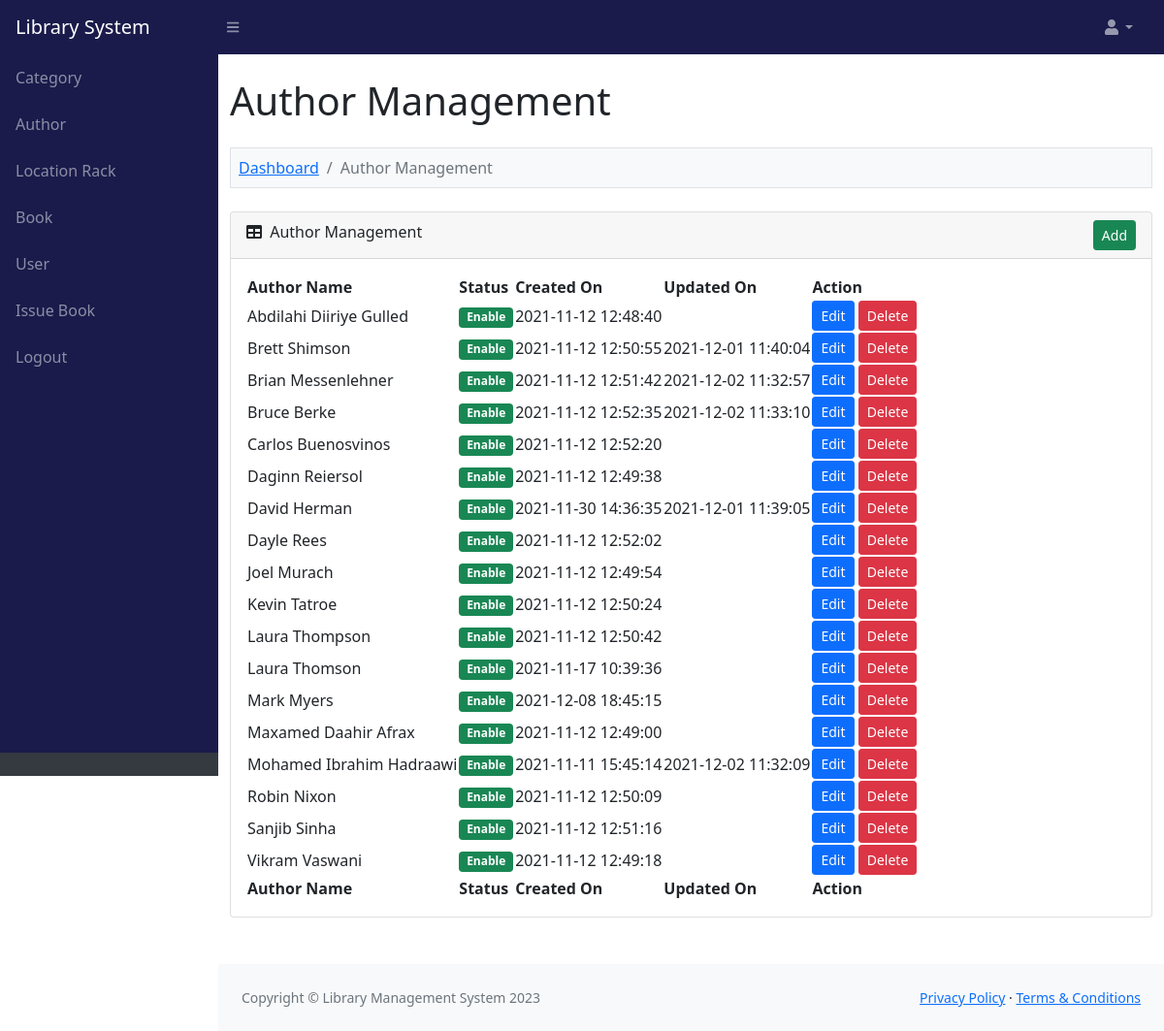
Screenshot of /admin/author.php (signed in) with the database file from the repository.
### tables this page shows
CREATE TABLE `lms_author` (
  `author_id` int(11) NOT NULL,
  `author_name` varchar(200) NOT NULL,
  `author_status` enum('Enable','Disable') NOT NULL,
  `author_created_on` varchar(30) NOT NULL,
  `author_updated_on` varchar(30) NOT NULL
);

### function.php (called while the page is built, shortened)
<?php
function convert_data($string, $action = 'encrypt')
{
	$encrypt_method = "AES-256-CBC";
	$secret_key = 'AA74CDCC2BBRT935136HH7B63C27';
	$secret_iv = '5fgf5HJ5g27';
	$key = hash('sha256', $secret_key);
	$iv = substr(hash('sha256', $secret_iv), 0, 16);
	if ($action == 'encrypt') {
		$output = openssl_encrypt($string, $encrypt_method, $key, 0, $iv);
		$output = base64_encode($output);
	} else if ($action == 'decrypt') {
		$output = openssl_decrypt(base64_decode($string), $encrypt_method, $key, 0, $iv);
	}
	return $output;
}
?>

### admin/author.php (the view, shortened to what this page needs)
<?php
include '../database_connection.php';
include '../function.php';
$error = '';
$query = "
	SELECT * FROM lms_author
    ORDER BY author_name ASC
";
$statement = $connect->prepare($query);
$statement->execute();
include '../header.php';
?>
<div class="container-fluid py-4" style="min-height: 700px;">
	<h1>Author Management</h1>
	<?php
	if(isset($_GET["action"]))
	{
		if($_GET["action"] == "add")
		{
	?>
	<ol class="breadcrumb mt-4 mb-4 bg-light p-2 border">
		<li class="breadcrumb-item"><a href="index.php">Dashboard</a></li>
        <li class="breadcrumb-item"><a href="author.php">Author Management</a></li>
        <li class="breadcrumb-item active">Add Author</li>
    </ol>
    <div class="row">
    	<div class="col-md-6">
    		<?php
    		if($error != '')
    		{
    			echo '<div class="alert alert-danger alert-dismissible fade show" role="alert"><ul class="list-unstyled">'.$error.'</ul> <button type="button" class="btn-close" data-bs-dismiss="alert" aria-label="Close"></button></div>';
    		}
    		?>
    		<div class="card mb-4">
    			<div class="card-header">
    				<i class="fas fa-user-plus"></i> Add New Author
                </div>
                <div class="card-body">
                	<form method="post">
                		<div class="mb-3">
                			<label class="form-label">Author Name</label>
                			<input type="text" name="author_name" id="author_name" class="form-control" />
                		</div>
                		<div class="mt-4 mb-0">
                			<input type="submit" name="add_author" class="btn btn-success" value="Add" />
                		</div>
                	</form>
                </div>
            </div>
    	</div>
    </div>
	<?php
		}
		else if($_GET["action"] == 'edit')
		{
			$author_id = convert_data($_GET["code"], 'decrypt');
			if($author_id > 0)
			{
				$query = "
				SELECT * FROM lms_author
                WHERE author_id = '$author_id'
				";
				$author_result = $connect->query($query);
				foreach($author_result as $author_row)
				{
	?>
	<ol class="breadcrumb mt-4 mb-4 bg-light p-2 border">
		<li class="breadcrumb-item"><a href="index.php">Dashboard</a></li>
        <li class="breadcrumb-item"><a href="author.php">Author Management</a></li>
        <li class="breadcrumb-item active">Edit Author</li>
    </ol>
    <div class="row">
    	<div class="col-md-6">
    		<div class="card mb-4">
    			<div class="card-header">
    				<i class="fas fa-user-edit"></i> Edit Author Details
    			</div>
    			<div class="card-body">
    				<form method="post">
    					<div class="mb-3">
    						<label class="form-label">Author Name</label>
    						<input type="text" name="author_name" id="author_name" class="form-control" value="<?php echo $author_row['author_name']; ?>" />
    					</div>
    					<div class="mt-4 mb-0">
    						<input type="hidden" name="author_id" value="<?php echo $_GET['code']; ?>" />
    						<input type="submit" name="edit_author" class="btn btn-primary" value="Edit" />
    					</div>
    				</form>
    			</div>
    		</div>
    	</div>
    </div>
	<?php
				}
			}
		}
	}
	else
	{
	?>
	<ol class="breadcrumb mt-4 mb-4 bg-light p-2 border">
		<li class="breadcrumb-item"><a href="index.php">Dashboard</a></li>
		<li class="breadcrumb-item active">Author Management</li>
	</ol>
	<div class="card mb-4">
		<div class="card-header">
			<div class="row">
				<div class="col col-md-6">
					<i class="fas fa-table me-1"></i> Author Management
				</div>
				<div class="col col-md-6" align="right">
					<a href="author.php?action=add" class="btn btn-success btn-sm">Add</a>
				</div>
			</div>
		</div>
		<div class="card-body">
			<table id="datatablesSimple">
				<thead>
					<tr>
						<th>Author Name</th>
						<th>Status</th>
						<th>Created On</th>
						<th>Updated On</th>
						<th>Action</th>
					</tr>
				</thead>
				<tfoot>
					<tr>
						<th>Author Name</th>
						<th>Status</th>
						<th>Created On</th>
						<th>Updated On</th>
						<th>Action</th>
					</tr>
				</tfoot>
				<tbody>
				<?php
				if($statement->rowCount() > 0)
				{
					foreach($statement->fetchAll() as $row)
					{
						$author_status = '';
						if($row['author_status'] == 'Enable')
						{
							$author_status = '<div class="badge bg-success">Enable</div>';
						}
						else
						{
							$author_status = '<div class="badge bg-danger">Disable</div>';
						}
						echo '
						<tr>
							<td>'.$row["author_name"].'</td>
							<td>'.$author_status.'</td>
							<td>'.$row["author_created_on"].'</td>
							<td>'.$row["author_updated_on"].'</td>
							<td>
								<a href="author.php?action=edit&code='.convert_data($row["author_id"]).'" class="btn btn-sm btn-primary">Edit</a>
								<button type="button" name="delete_button" class="btn btn-danger btn-sm" onclick="delete_data(`'.$row["author_id"].'`, `'.$row["author_status"].'`)">Delete</button>
							</td>
						</tr>
						';
					}
				}
				else
				{
					echo '
					<tr>
						<td colspan="4" class="text-center">No Data Found</td>
					</tr>
					';
				}
				?>
				</tbody>
			</table>
		</div>
	</div>
	<?php
	}
	?>
</div>
<?php
include '../footer.php';
?>

### rows the page displays
lms_author: author_name "Abdilahi Diiriye Gulled", author_status "Enable", author_created_on "2021-11-12 12:48:40"
lms_author: author_name "Brett Shimson", author_status "Enable", author_created_on "2021-11-12 12:50:55", author_updated_on "2021-12-01 11:40:04"
lms_author: author_name "Brian Messenlehner", author_status "Enable", author_created_on "2021-11-12 12:51:42", author_updated_on "2021-12-02 11:32:57"
lms_author: author_name "Bruce Berke", author_status "Enable", author_created_on "2021-11-12 12:52:35", author_updated_on "2021-12-02 11:33:10"
lms_author: author_name "Carlos Buenosvinos", author_status "Enable", author_created_on "2021-11-12 12:52:20"
lms_author: author_name "Daginn Reiersol", author_status "Enable", author_created_on "2021-11-12 12:49:38"
lms_author: author_name "David Herman", author_status "Enable", author_created_on "2021-11-30 14:36:35", author_updated_on "2021-12-01 11:39:05"
lms_author: author_name "Dayle Rees", author_status "Enable", author_created_on "2021-11-12 12:52:02"
lms_author: author_name "Joel Murach", author_status "Enable", author_created_on "2021-11-12 12:49:54"
lms_author: author_name "Kevin Tatroe", author_status "Enable", author_created_on "2021-11-12 12:50:24"
lms_author: author_name "Laura Thompson", author_status "Enable", author_created_on "2021-11-12 12:50:42"
lms_author: author_name "Laura Thomson", author_status "Enable", author_created_on "2021-11-17 10:39:36"
lms_author: author_name "Mark Myers", author_status "Enable", author_created_on "2021-12-08 18:45:15"
lms_author: author_name "Maxamed Daahir Afrax", author_status "Enable", author_created_on "2021-11-12 12:49:00"
lms_author: author_name "Mohamed Ibrahim Hadraawi", author_status "Enable", author_created_on "2021-11-11 15:45:14", author_updated_on "2021-12-02 11:32:09"
lms_author: author_name "Robin Nixon", author_status "Enable", author_created_on "2021-11-12 12:50:09"
lms_author: author_name "Sanjib Sinha", author_status "Enable", author_created_on "2021-11-12 12:51:16"
lms_author: author_name "Vikram Vaswani", author_status "Enable", author_created_on "2021-11-12 12:49:18"
